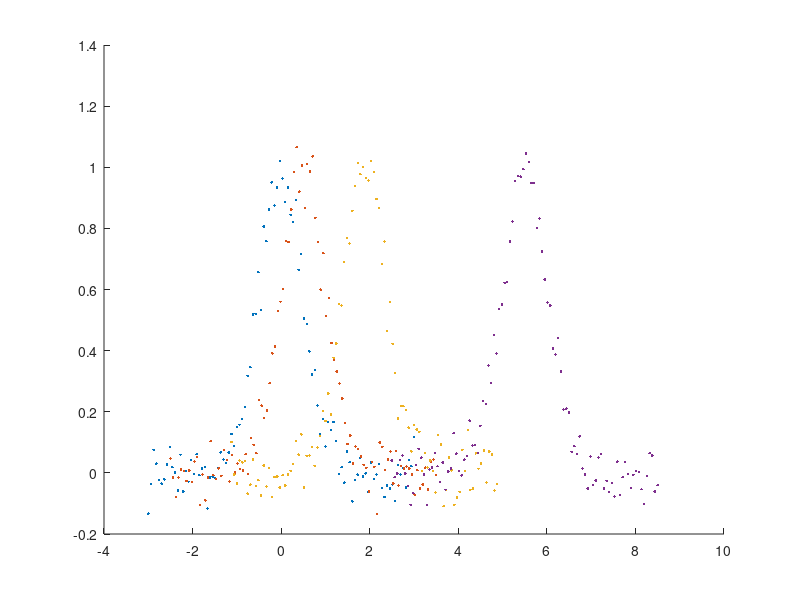

This figure's MATLAB source: (Note: this script raises an error after producing the figure.)
% Example for the global fit class (GlobalFitSimple)

% Fit a set of Gaussians with different position but the same amplitude and
% width.

clear all
close all

rng(1)  % Set a seed for the random number generation (for reproducibility)

toColumn = @(x) x(:);  % Helper function: the data must be in column vectors

model = @(x, p) p(1)*exp(-(x-p(2)).^2/(2*p(3).^2));  % Gaussian function

% Parameters for the simulated datasets
% Four datasets (one row per dataset): shifted Gaussians
pars = [1, 0, 0.5; 
        1, 0.5, 0.5;
        1, 1.88, 0.5;
        1, 5.5, 0.5];

N = 100;  % Points per curve
noise = 0.05;  % Absolute noise level

% Generate and plot data
figure()
hold on
for i=1:size(pars, 1)
    x0 = pars(i,2);
    s = pars(i,3);
    xData{i} = toColumn(linspace(x0-6*s, x0+6*s, N));
    yData{i} = toColumn(model(xData{i}, pars(i,:))) + noise*randn(size(xData{i}));
    plot(xData{i}, yData{i}, '.')
end
hold off

% Define the marices for upper and lower bounds, and for the fixed
% parameters. NaN means no bound/fix
ub = [2, 10, 2; 
      NaN, 10, NaN;
      NaN, 10, NaN;
      NaN, 5, NaN];
lb = [-1, -1, 0; 
      NaN, 0, NaN;
      NaN, 0, NaN;
      NaN, 0, NaN];
fixed = [NaN, 0, 0.7; 
         NaN, NaN, NaN;
         NaN, NaN, NaN;
         NaN, NaN, NaN];

gf = GlobalFitSimple();  % Instantiate the class
gf.setData(xData, yData);  % Set the data to fit

% 3 -> number of parameters. The last array tells whether a parameter is local or global
gf.setModel(model, 3, [1 0 1]) 
gf.setStart(pars)  % Set start point (for all data)

% (optional) Set upper/lower bounds, and fixed parameters. Uncomment to see
% the effect of the constraints on the fit
% gf.setUb(ub);
% gf.setLb(lb);
% gf.fixParameters(fixed);
gf.fit()  % Run the fit! 
fit_pars = gf.getFittedParameters()  % Retrieve the fitted parameters...
fit_errs = gf.getParamersErrors()  % ...and their errors

% Evaluate and plot the fit
hold on
for i=1:size(pars, 1)
    yData{i} = toColumn(model(xData{i}, fit_pars(i,:)));
    plot(xData{i}, yData{i}, '-')
end
hold off